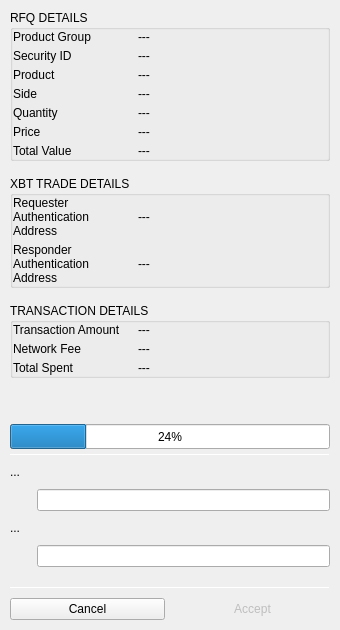
<?xml version="1.0" encoding="UTF-8"?>
<ui version="4.0">
 <class>XBTSettlementTransactionWidget</class>
 <widget class="QWidget" name="XBTSettlementTransactionWidget">
  <property name="geometry">
   <rect>
    <x>0</x>
    <y>0</y>
    <width>340</width>
    <height>630</height>
   </rect>
  </property>
  <property name="sizePolicy">
   <sizepolicy hsizetype="Fixed" vsizetype="Fixed">
    <horstretch>0</horstretch>
    <verstretch>0</verstretch>
   </sizepolicy>
  </property>
  <property name="minimumSize">
   <size>
    <width>340</width>
    <height>630</height>
   </size>
  </property>
  <property name="windowTitle">
   <string>Form</string>
  </property>
  <layout class="QVBoxLayout" name="verticalLayout_2">
   <property name="spacing">
    <number>0</number>
   </property>
   <property name="leftMargin">
    <number>0</number>
   </property>
   <property name="topMargin">
    <number>0</number>
   </property>
   <property name="rightMargin">
    <number>0</number>
   </property>
   <property name="bottomMargin">
    <number>0</number>
   </property>
   <item>
    <widget class="QWidget" name="verticalWidget_3" native="true">
     <property name="sizePolicy">
      <sizepolicy hsizetype="Preferred" vsizetype="Expanding">
       <horstretch>0</horstretch>
       <verstretch>0</verstretch>
      </sizepolicy>
     </property>
     <property name="minimumSize">
      <size>
       <width>0</width>
       <height>0</height>
      </size>
     </property>
     <property name="maximumSize">
      <size>
       <width>16777215</width>
       <height>16777215</height>
      </size>
     </property>
     <layout class="QVBoxLayout" name="verticalLayout">
      <property name="spacing">
       <number>15</number>
      </property>
      <property name="leftMargin">
       <number>10</number>
      </property>
      <property name="topMargin">
       <number>10</number>
      </property>
      <property name="rightMargin">
       <number>10</number>
      </property>
      <property name="bottomMargin">
       <number>5</number>
      </property>
      <item>
       <widget class="QGroupBox" name="groupBoxRFQDetails">
        <property name="title">
         <string>RFQ DETAILS</string>
        </property>
        <layout class="QVBoxLayout" name="verticalLayout_5">
         <property name="spacing">
          <number>5</number>
         </property>
         <property name="leftMargin">
          <number>0</number>
         </property>
         <property name="topMargin">
          <number>0</number>
         </property>
         <property name="rightMargin">
          <number>0</number>
         </property>
         <property name="bottomMargin">
          <number>0</number>
         </property>
         <item>
          <widget class="QWidget" name="horizontalWidget_3" native="true">
           <property name="minimumSize">
            <size>
             <width>0</width>
             <height>0</height>
            </size>
           </property>
           <layout class="QHBoxLayout" name="horizontalLayout_2">
            <property name="spacing">
             <number>5</number>
            </property>
            <property name="leftMargin">
             <number>0</number>
            </property>
            <property name="topMargin">
             <number>0</number>
            </property>
            <property name="rightMargin">
             <number>0</number>
            </property>
            <property name="bottomMargin">
             <number>0</number>
            </property>
            <item>
             <widget class="QLabel" name="label">
              <property name="sizePolicy">
               <sizepolicy hsizetype="Fixed" vsizetype="Preferred">
                <horstretch>0</horstretch>
                <verstretch>0</verstretch>
               </sizepolicy>
              </property>
              <property name="minimumSize">
               <size>
                <width>120</width>
                <height>0</height>
               </size>
              </property>
              <property name="maximumSize">
               <size>
                <width>120</width>
                <height>16777215</height>
               </size>
              </property>
              <property name="text">
               <string>Product Group</string>
              </property>
              <property name="wordWrap">
               <bool>true</bool>
              </property>
             </widget>
            </item>
            <item>
             <widget class="QLabel" name="labelProductGroup">
              <property name="sizePolicy">
               <sizepolicy hsizetype="Expanding" vsizetype="Preferred">
                <horstretch>0</horstretch>
                <verstretch>0</verstretch>
               </sizepolicy>
              </property>
              <property name="text">
               <string>---</string>
              </property>
              <property name="whiteLabel" stdset="0">
               <bool>true</bool>
              </property>
             </widget>
            </item>
           </layout>
          </widget>
         </item>
         <item>
          <widget class="QWidget" name="horizontalWidget_6" native="true">
           <property name="minimumSize">
            <size>
             <width>0</width>
             <height>0</height>
            </size>
           </property>
           <layout class="QHBoxLayout" name="horizontalLayout_3">
            <property name="spacing">
             <number>5</number>
            </property>
            <property name="leftMargin">
             <number>0</number>
            </property>
            <property name="topMargin">
             <number>0</number>
            </property>
            <property name="rightMargin">
             <number>0</number>
            </property>
            <property name="bottomMargin">
             <number>0</number>
            </property>
            <item>
             <widget class="QLabel" name="label_3">
              <property name="sizePolicy">
               <sizepolicy hsizetype="Fixed" vsizetype="Preferred">
                <horstretch>0</horstretch>
                <verstretch>0</verstretch>
               </sizepolicy>
              </property>
              <property name="minimumSize">
               <size>
                <width>120</width>
                <height>0</height>
               </size>
              </property>
              <property name="maximumSize">
               <size>
                <width>120</width>
                <height>16777215</height>
               </size>
              </property>
              <property name="text">
               <string>Security ID</string>
              </property>
              <property name="wordWrap">
               <bool>true</bool>
              </property>
             </widget>
            </item>
            <item>
             <widget class="QLabel" name="labelSecurityID">
              <property name="sizePolicy">
               <sizepolicy hsizetype="Expanding" vsizetype="Preferred">
                <horstretch>0</horstretch>
                <verstretch>0</verstretch>
               </sizepolicy>
              </property>
              <property name="text">
               <string>---</string>
              </property>
              <property name="whiteLabel" stdset="0">
               <bool>true</bool>
              </property>
             </widget>
            </item>
           </layout>
          </widget>
         </item>
         <item>
          <widget class="QWidget" name="horizontalWidget_4" native="true">
           <property name="minimumSize">
            <size>
             <width>0</width>
             <height>0</height>
            </size>
           </property>
           <layout class="QHBoxLayout" name="horizontalLayout_4">
            <property name="spacing">
             <number>5</number>
            </property>
            <property name="leftMargin">
             <number>0</number>
            </property>
            <property name="topMargin">
             <number>0</number>
            </property>
            <property name="rightMargin">
             <number>0</number>
            </property>
            <property name="bottomMargin">
             <number>0</number>
            </property>
            <item>
             <widget class="QLabel" name="label_4">
              <property name="sizePolicy">
               <sizepolicy hsizetype="Fixed" vsizetype="Preferred">
                <horstretch>0</horstretch>
                <verstretch>0</verstretch>
               </sizepolicy>
              </property>
              <property name="minimumSize">
               <size>
                <width>120</width>
                <height>0</height>
               </size>
              </property>
              <property name="maximumSize">
               <size>
                <width>120</width>
                <height>16777215</height>
               </size>
              </property>
              <property name="text">
               <string>Product</string>
              </property>
              <property name="wordWrap">
               <bool>true</bool>
              </property>
             </widget>
            </item>
            <item>
             <widget class="QLabel" name="labelProduct">
              <property name="sizePolicy">
               <sizepolicy hsizetype="Expanding" vsizetype="Preferred">
                <horstretch>0</horstretch>
                <verstretch>0</verstretch>
               </sizepolicy>
              </property>
              <property name="text">
               <string>---</string>
              </property>
              <property name="whiteLabel" stdset="0">
               <bool>true</bool>
              </property>
             </widget>
            </item>
           </layout>
          </widget>
         </item>
         <item>
          <widget class="QWidget" name="horizontalWidget_5" native="true">
           <property name="minimumSize">
            <size>
             <width>0</width>
             <height>0</height>
            </size>
           </property>
           <layout class="QHBoxLayout" name="horizontalLayout_5">
            <property name="spacing">
             <number>5</number>
            </property>
            <property name="leftMargin">
             <number>0</number>
            </property>
            <property name="topMargin">
             <number>0</number>
            </property>
            <property name="rightMargin">
             <number>0</number>
            </property>
            <property name="bottomMargin">
             <number>0</number>
            </property>
            <item>
             <widget class="QLabel" name="label_5">
              <property name="sizePolicy">
               <sizepolicy hsizetype="Fixed" vsizetype="Preferred">
                <horstretch>0</horstretch>
                <verstretch>0</verstretch>
               </sizepolicy>
              </property>
              <property name="minimumSize">
               <size>
                <width>120</width>
                <height>0</height>
               </size>
              </property>
              <property name="maximumSize">
               <size>
                <width>120</width>
                <height>16777215</height>
               </size>
              </property>
              <property name="text">
               <string>Side</string>
              </property>
              <property name="wordWrap">
               <bool>true</bool>
              </property>
             </widget>
            </item>
            <item>
             <widget class="QLabel" name="labelSide">
              <property name="sizePolicy">
               <sizepolicy hsizetype="Expanding" vsizetype="Preferred">
                <horstretch>0</horstretch>
                <verstretch>0</verstretch>
               </sizepolicy>
              </property>
              <property name="text">
               <string>---</string>
              </property>
              <property name="whiteLabel" stdset="0">
               <bool>true</bool>
              </property>
             </widget>
            </item>
           </layout>
          </widget>
         </item>
         <item>
          <widget class="QWidget" name="horizontalWidget_7" native="true">
           <property name="minimumSize">
            <size>
             <width>0</width>
             <height>0</height>
            </size>
           </property>
           <layout class="QHBoxLayout" name="horizontalLayout_6">
            <property name="spacing">
             <number>5</number>
            </property>
            <property name="leftMargin">
             <number>0</number>
            </property>
            <property name="topMargin">
             <number>0</number>
            </property>
            <property name="rightMargin">
             <number>0</number>
            </property>
            <property name="bottomMargin">
             <number>0</number>
            </property>
            <item>
             <widget class="QLabel" name="label_6">
              <property name="sizePolicy">
               <sizepolicy hsizetype="Fixed" vsizetype="Preferred">
                <horstretch>0</horstretch>
                <verstretch>0</verstretch>
               </sizepolicy>
              </property>
              <property name="minimumSize">
               <size>
                <width>120</width>
                <height>0</height>
               </size>
              </property>
              <property name="maximumSize">
               <size>
                <width>120</width>
                <height>16777215</height>
               </size>
              </property>
              <property name="text">
               <string>Quantity</string>
              </property>
              <property name="wordWrap">
               <bool>true</bool>
              </property>
             </widget>
            </item>
            <item>
             <widget class="QLabel" name="labelQuantity">
              <property name="sizePolicy">
               <sizepolicy hsizetype="Expanding" vsizetype="Preferred">
                <horstretch>0</horstretch>
                <verstretch>0</verstretch>
               </sizepolicy>
              </property>
              <property name="text">
               <string>---</string>
              </property>
              <property name="whiteLabel" stdset="0">
               <bool>true</bool>
              </property>
             </widget>
            </item>
           </layout>
          </widget>
         </item>
         <item>
          <widget class="QWidget" name="horizontalWidget_8" native="true">
           <property name="minimumSize">
            <size>
             <width>0</width>
             <height>0</height>
            </size>
           </property>
           <layout class="QHBoxLayout" name="horizontalLayout_7">
            <property name="spacing">
             <number>5</number>
            </property>
            <property name="leftMargin">
             <number>0</number>
            </property>
            <property name="topMargin">
             <number>0</number>
            </property>
            <property name="rightMargin">
             <number>0</number>
            </property>
            <property name="bottomMargin">
             <number>0</number>
            </property>
            <item>
             <widget class="QLabel" name="label_7">
              <property name="sizePolicy">
               <sizepolicy hsizetype="Fixed" vsizetype="Preferred">
                <horstretch>0</horstretch>
                <verstretch>0</verstretch>
               </sizepolicy>
              </property>
              <property name="minimumSize">
               <size>
                <width>120</width>
                <height>0</height>
               </size>
              </property>
              <property name="maximumSize">
               <size>
                <width>120</width>
                <height>16777215</height>
               </size>
              </property>
              <property name="text">
               <string>Price</string>
              </property>
              <property name="wordWrap">
               <bool>true</bool>
              </property>
             </widget>
            </item>
            <item>
             <widget class="QLabel" name="labelPrice">
              <property name="sizePolicy">
               <sizepolicy hsizetype="Expanding" vsizetype="Preferred">
                <horstretch>0</horstretch>
                <verstretch>0</verstretch>
               </sizepolicy>
              </property>
              <property name="text">
               <string>---</string>
              </property>
              <property name="whiteLabel" stdset="0">
               <bool>true</bool>
              </property>
             </widget>
            </item>
           </layout>
          </widget>
         </item>
         <item>
          <widget class="QWidget" name="horizontalWidget_9" native="true">
           <property name="minimumSize">
            <size>
             <width>0</width>
             <height>0</height>
            </size>
           </property>
           <layout class="QHBoxLayout" name="horizontalLayout_8">
            <property name="spacing">
             <number>5</number>
            </property>
            <property name="leftMargin">
             <number>0</number>
            </property>
            <property name="topMargin">
             <number>0</number>
            </property>
            <property name="rightMargin">
             <number>0</number>
            </property>
            <property name="bottomMargin">
             <number>0</number>
            </property>
            <item>
             <widget class="QLabel" name="label_8">
              <property name="sizePolicy">
               <sizepolicy hsizetype="Fixed" vsizetype="Preferred">
                <horstretch>0</horstretch>
                <verstretch>0</verstretch>
               </sizepolicy>
              </property>
              <property name="minimumSize">
               <size>
                <width>120</width>
                <height>0</height>
               </size>
              </property>
              <property name="maximumSize">
               <size>
                <width>120</width>
                <height>16777215</height>
               </size>
              </property>
              <property name="text">
               <string>Total Value</string>
              </property>
              <property name="wordWrap">
               <bool>true</bool>
              </property>
             </widget>
            </item>
            <item>
             <widget class="QLabel" name="labelTotalValue">
              <property name="sizePolicy">
               <sizepolicy hsizetype="Expanding" vsizetype="Preferred">
                <horstretch>0</horstretch>
                <verstretch>0</verstretch>
               </sizepolicy>
              </property>
              <property name="text">
               <string>---</string>
              </property>
              <property name="whiteLabel" stdset="0">
               <bool>true</bool>
              </property>
             </widget>
            </item>
           </layout>
          </widget>
         </item>
        </layout>
       </widget>
      </item>
      <item>
       <widget class="QGroupBox" name="groupBox">
        <property name="title">
         <string>XBT TRADE DETAILS</string>
        </property>
        <layout class="QVBoxLayout" name="verticalLayout_6">
         <property name="spacing">
          <number>5</number>
         </property>
         <property name="leftMargin">
          <number>0</number>
         </property>
         <property name="topMargin">
          <number>0</number>
         </property>
         <property name="rightMargin">
          <number>0</number>
         </property>
         <property name="bottomMargin">
          <number>0</number>
         </property>
         <item>
          <widget class="QWidget" name="horizontalWidget" native="true">
           <property name="minimumSize">
            <size>
             <width>0</width>
             <height>0</height>
            </size>
           </property>
           <layout class="QHBoxLayout" name="horizontalLayout_9">
            <property name="spacing">
             <number>5</number>
            </property>
            <property name="leftMargin">
             <number>0</number>
            </property>
            <property name="topMargin">
             <number>0</number>
            </property>
            <property name="rightMargin">
             <number>0</number>
            </property>
            <property name="bottomMargin">
             <number>0</number>
            </property>
            <item>
             <widget class="QLabel" name="label_9">
              <property name="sizePolicy">
               <sizepolicy hsizetype="Fixed" vsizetype="Preferred">
                <horstretch>0</horstretch>
                <verstretch>0</verstretch>
               </sizepolicy>
              </property>
              <property name="minimumSize">
               <size>
                <width>120</width>
                <height>0</height>
               </size>
              </property>
              <property name="maximumSize">
               <size>
                <width>120</width>
                <height>16777215</height>
               </size>
              </property>
              <property name="text">
               <string>Requester Authentication Address</string>
              </property>
              <property name="wordWrap">
               <bool>true</bool>
              </property>
             </widget>
            </item>
            <item>
             <widget class="QLabel" name="labelUserAuthAddress">
              <property name="sizePolicy">
               <sizepolicy hsizetype="Expanding" vsizetype="Preferred">
                <horstretch>0</horstretch>
                <verstretch>0</verstretch>
               </sizepolicy>
              </property>
              <property name="text">
               <string>---</string>
              </property>
              <property name="alignment">
               <set>Qt::AlignLeading|Qt::AlignLeft|Qt::AlignVCenter</set>
              </property>
              <property name="whiteLabel" stdset="0">
               <bool>true</bool>
              </property>
             </widget>
            </item>
           </layout>
          </widget>
         </item>
         <item>
          <widget class="QWidget" name="horizontalWidget_2" native="true">
           <property name="minimumSize">
            <size>
             <width>0</width>
             <height>0</height>
            </size>
           </property>
           <layout class="QHBoxLayout" name="horizontalLayout_10">
            <property name="spacing">
             <number>5</number>
            </property>
            <property name="leftMargin">
             <number>0</number>
            </property>
            <property name="topMargin">
             <number>0</number>
            </property>
            <property name="rightMargin">
             <number>0</number>
            </property>
            <property name="bottomMargin">
             <number>0</number>
            </property>
            <item>
             <widget class="QLabel" name="label_10">
              <property name="sizePolicy">
               <sizepolicy hsizetype="Fixed" vsizetype="Preferred">
                <horstretch>0</horstretch>
                <verstretch>0</verstretch>
               </sizepolicy>
              </property>
              <property name="minimumSize">
               <size>
                <width>120</width>
                <height>0</height>
               </size>
              </property>
              <property name="maximumSize">
               <size>
                <width>120</width>
                <height>16777215</height>
               </size>
              </property>
              <property name="text">
               <string>Responder Authentication Address</string>
              </property>
              <property name="wordWrap">
               <bool>true</bool>
              </property>
             </widget>
            </item>
            <item>
             <widget class="QLabel" name="labelDealerAuthAddress">
              <property name="sizePolicy">
               <sizepolicy hsizetype="Expanding" vsizetype="Preferred">
                <horstretch>0</horstretch>
                <verstretch>0</verstretch>
               </sizepolicy>
              </property>
              <property name="text">
               <string>---</string>
              </property>
              <property name="alignment">
               <set>Qt::AlignLeading|Qt::AlignLeft|Qt::AlignVCenter</set>
              </property>
              <property name="whiteLabel" stdset="0">
               <bool>true</bool>
              </property>
             </widget>
            </item>
           </layout>
          </widget>
         </item>
        </layout>
       </widget>
      </item>
      <item>
       <widget class="QGroupBox" name="groupBox_2">
        <property name="title">
         <string>TRANSACTION DETAILS</string>
        </property>
        <layout class="QVBoxLayout" name="verticalLayout_7">
         <property name="spacing">
          <number>5</number>
         </property>
         <property name="leftMargin">
          <number>0</number>
         </property>
         <property name="topMargin">
          <number>0</number>
         </property>
         <property name="rightMargin">
          <number>0</number>
         </property>
         <property name="bottomMargin">
          <number>0</number>
         </property>
         <item>
          <widget class="QWidget" name="horizontalWidget_10" native="true">
           <property name="minimumSize">
            <size>
             <width>0</width>
             <height>0</height>
            </size>
           </property>
           <layout class="QHBoxLayout" name="horizontalLayout_11">
            <property name="spacing">
             <number>5</number>
            </property>
            <property name="leftMargin">
             <number>0</number>
            </property>
            <property name="topMargin">
             <number>0</number>
            </property>
            <property name="rightMargin">
             <number>0</number>
            </property>
            <property name="bottomMargin">
             <number>0</number>
            </property>
            <item>
             <widget class="QLabel" name="label_11">
              <property name="sizePolicy">
               <sizepolicy hsizetype="Fixed" vsizetype="Preferred">
                <horstretch>0</horstretch>
                <verstretch>0</verstretch>
               </sizepolicy>
              </property>
              <property name="minimumSize">
               <size>
                <width>120</width>
                <height>0</height>
               </size>
              </property>
              <property name="maximumSize">
               <size>
                <width>120</width>
                <height>16777215</height>
               </size>
              </property>
              <property name="text">
               <string>Transaction Amount</string>
              </property>
              <property name="wordWrap">
               <bool>true</bool>
              </property>
             </widget>
            </item>
            <item>
             <widget class="QLabel" name="labelTransactionAmount">
              <property name="sizePolicy">
               <sizepolicy hsizetype="Expanding" vsizetype="Preferred">
                <horstretch>0</horstretch>
                <verstretch>0</verstretch>
               </sizepolicy>
              </property>
              <property name="text">
               <string>---</string>
              </property>
              <property name="whiteLabel" stdset="0">
               <bool>true</bool>
              </property>
             </widget>
            </item>
           </layout>
          </widget>
         </item>
         <item>
          <widget class="QWidget" name="horizontalWidget_11" native="true">
           <property name="minimumSize">
            <size>
             <width>0</width>
             <height>0</height>
            </size>
           </property>
           <layout class="QHBoxLayout" name="horizontalLayout_12">
            <property name="spacing">
             <number>5</number>
            </property>
            <property name="leftMargin">
             <number>0</number>
            </property>
            <property name="topMargin">
             <number>0</number>
            </property>
            <property name="rightMargin">
             <number>0</number>
            </property>
            <property name="bottomMargin">
             <number>0</number>
            </property>
            <item>
             <widget class="QLabel" name="label_12">
              <property name="sizePolicy">
               <sizepolicy hsizetype="Fixed" vsizetype="Preferred">
                <horstretch>0</horstretch>
                <verstretch>0</verstretch>
               </sizepolicy>
              </property>
              <property name="minimumSize">
               <size>
                <width>120</width>
                <height>0</height>
               </size>
              </property>
              <property name="maximumSize">
               <size>
                <width>120</width>
                <height>16777215</height>
               </size>
              </property>
              <property name="text">
               <string>Network Fee</string>
              </property>
              <property name="wordWrap">
               <bool>true</bool>
              </property>
             </widget>
            </item>
            <item>
             <widget class="QLabel" name="labelFee">
              <property name="sizePolicy">
               <sizepolicy hsizetype="Expanding" vsizetype="Preferred">
                <horstretch>0</horstretch>
                <verstretch>0</verstretch>
               </sizepolicy>
              </property>
              <property name="text">
               <string>---</string>
              </property>
              <property name="whiteLabel" stdset="0">
               <bool>true</bool>
              </property>
             </widget>
            </item>
           </layout>
          </widget>
         </item>
         <item>
          <widget class="QWidget" name="horizontalWidget_12" native="true">
           <property name="minimumSize">
            <size>
             <width>0</width>
             <height>0</height>
            </size>
           </property>
           <layout class="QHBoxLayout" name="horizontalLayout_13">
            <property name="spacing">
             <number>5</number>
            </property>
            <property name="leftMargin">
             <number>0</number>
            </property>
            <property name="topMargin">
             <number>0</number>
            </property>
            <property name="rightMargin">
             <number>0</number>
            </property>
            <property name="bottomMargin">
             <number>0</number>
            </property>
            <item>
             <widget class="QLabel" name="labelTotalDescription">
              <property name="sizePolicy">
               <sizepolicy hsizetype="Fixed" vsizetype="Preferred">
                <horstretch>0</horstretch>
                <verstretch>0</verstretch>
               </sizepolicy>
              </property>
              <property name="minimumSize">
               <size>
                <width>120</width>
                <height>0</height>
               </size>
              </property>
              <property name="maximumSize">
               <size>
                <width>120</width>
                <height>16777215</height>
               </size>
              </property>
              <property name="text">
               <string>Total Spent</string>
              </property>
              <property name="wordWrap">
               <bool>true</bool>
              </property>
             </widget>
            </item>
            <item>
             <widget class="QLabel" name="labelTotalAmount">
              <property name="sizePolicy">
               <sizepolicy hsizetype="Expanding" vsizetype="Preferred">
                <horstretch>0</horstretch>
                <verstretch>0</verstretch>
               </sizepolicy>
              </property>
              <property name="minimumSize">
               <size>
                <width>0</width>
                <height>0</height>
               </size>
              </property>
              <property name="maximumSize">
               <size>
                <width>16777215</width>
                <height>16777215</height>
               </size>
              </property>
              <property name="sizeIncrement">
               <size>
                <width>0</width>
                <height>0</height>
               </size>
              </property>
              <property name="text">
               <string>---</string>
              </property>
              <property name="whiteLabel" stdset="0">
               <bool>true</bool>
              </property>
             </widget>
            </item>
           </layout>
          </widget>
         </item>
        </layout>
       </widget>
      </item>
      <item>
       <spacer name="verticalSpacer">
        <property name="orientation">
         <enum>Qt::Vertical</enum>
        </property>
        <property name="sizeHint" stdset="0">
         <size>
          <width>20</width>
          <height>40</height>
         </size>
        </property>
       </spacer>
      </item>
      <item>
       <widget class="QProgressBar" name="progressBar">
        <property name="minimumSize">
         <size>
          <width>0</width>
          <height>25</height>
         </size>
        </property>
        <property name="maximumSize">
         <size>
          <width>16777215</width>
          <height>25</height>
         </size>
        </property>
        <property name="value">
         <number>24</number>
        </property>
       </widget>
      </item>
     </layout>
    </widget>
   </item>
   <item>
    <widget class="QWidget" name="verticalWidget" native="true">
     <property name="minimumSize">
      <size>
       <width>0</width>
       <height>0</height>
      </size>
     </property>
     <property name="darkOverlay" stdset="0">
      <bool>true</bool>
     </property>
     <layout class="QVBoxLayout" name="verticalLayout_4">
      <property name="spacing">
       <number>10</number>
      </property>
      <property name="leftMargin">
       <number>10</number>
      </property>
      <property name="topMargin">
       <number>0</number>
      </property>
      <property name="rightMargin">
       <number>10</number>
      </property>
      <property name="bottomMargin">
       <number>0</number>
      </property>
      <item>
       <widget class="Line" name="line">
        <property name="minimumSize">
         <size>
          <width>0</width>
          <height>1</height>
         </size>
        </property>
        <property name="maximumSize">
         <size>
          <width>16777215</width>
          <height>1</height>
         </size>
        </property>
        <property name="orientation">
         <enum>Qt::Horizontal</enum>
        </property>
       </widget>
      </item>
      <item>
       <widget class="QLabel" name="labelHintPassword">
        <property name="text">
         <string>...</string>
        </property>
        <property name="wordWrap">
         <bool>true</bool>
        </property>
        <property name="italicLabel" stdset="0">
         <bool>false</bool>
        </property>
       </widget>
      </item>
      <item>
       <widget class="QWidget" name="horizontalWidgetPassword" native="true">
        <layout class="QHBoxLayout" name="horizontalLayout_14">
         <property name="spacing">
          <number>5</number>
         </property>
         <property name="leftMargin">
          <number>0</number>
         </property>
         <property name="topMargin">
          <number>0</number>
         </property>
         <property name="rightMargin">
          <number>0</number>
         </property>
         <property name="bottomMargin">
          <number>0</number>
         </property>
         <item>
          <widget class="QLabel" name="label_13">
           <property name="minimumSize">
            <size>
             <width>22</width>
             <height>22</height>
            </size>
           </property>
           <property name="maximumSize">
            <size>
             <width>22</width>
             <height>22</height>
            </size>
           </property>
           <property name="text">
            <string/>
           </property>
           <property name="pixmap">
            <pixmap resource="armory.qrc">:/resources/sign@2x.png</pixmap>
           </property>
           <property name="scaledContents">
            <bool>true</bool>
           </property>
           <property name="alignment">
            <set>Qt::AlignCenter</set>
           </property>
          </widget>
         </item>
         <item>
          <widget class="QLineEdit" name="lineEditPassword">
           <property name="echoMode">
            <enum>QLineEdit::Password</enum>
           </property>
           <property name="signInput" stdset="0">
            <bool>true</bool>
           </property>
          </widget>
         </item>
        </layout>
       </widget>
      </item>
      <item>
       <widget class="QLabel" name="labelHintAuthPassword">
        <property name="text">
         <string>...</string>
        </property>
        <property name="italicLabel" stdset="0">
         <bool>false</bool>
        </property>
       </widget>
      </item>
      <item>
       <widget class="QWidget" name="horizontalWidgetAuthPassword" native="true">
        <layout class="QHBoxLayout" name="horizontalLayout_15">
         <property name="spacing">
          <number>5</number>
         </property>
         <property name="leftMargin">
          <number>0</number>
         </property>
         <property name="topMargin">
          <number>0</number>
         </property>
         <property name="rightMargin">
          <number>0</number>
         </property>
         <property name="bottomMargin">
          <number>0</number>
         </property>
         <item>
          <widget class="QLabel" name="label_2">
           <property name="minimumSize">
            <size>
             <width>22</width>
             <height>22</height>
            </size>
           </property>
           <property name="maximumSize">
            <size>
             <width>22</width>
             <height>22</height>
            </size>
           </property>
           <property name="text">
            <string/>
           </property>
           <property name="pixmap">
            <pixmap resource="armory.qrc">:/resources/sign@2x.png</pixmap>
           </property>
           <property name="scaledContents">
            <bool>true</bool>
           </property>
           <property name="alignment">
            <set>Qt::AlignCenter</set>
           </property>
          </widget>
         </item>
         <item>
          <widget class="QLineEdit" name="lineEditAuthPassword">
           <property name="echoMode">
            <enum>QLineEdit::Password</enum>
           </property>
           <property name="signInput" stdset="0">
            <bool>true</bool>
           </property>
          </widget>
         </item>
        </layout>
       </widget>
      </item>
      <item>
       <widget class="QWidget" name="verticalWidget_2" native="true">
        <property name="sizePolicy">
         <sizepolicy hsizetype="Preferred" vsizetype="Fixed">
          <horstretch>0</horstretch>
          <verstretch>0</verstretch>
         </sizepolicy>
        </property>
        <property name="minimumSize">
         <size>
          <width>0</width>
          <height>0</height>
         </size>
        </property>
        <layout class="QVBoxLayout" name="verticalLayout_3">
         <property name="spacing">
          <number>3</number>
         </property>
         <property name="leftMargin">
          <number>0</number>
         </property>
         <property name="topMargin">
          <number>0</number>
         </property>
         <property name="rightMargin">
          <number>0</number>
         </property>
         <property name="bottomMargin">
          <number>0</number>
         </property>
        </layout>
       </widget>
      </item>
      <item>
       <widget class="Line" name="line_2">
        <property name="minimumSize">
         <size>
          <width>0</width>
          <height>1</height>
         </size>
        </property>
        <property name="maximumSize">
         <size>
          <width>16777215</width>
          <height>1</height>
         </size>
        </property>
        <property name="orientation">
         <enum>Qt::Horizontal</enum>
        </property>
       </widget>
      </item>
     </layout>
    </widget>
   </item>
   <item>
    <widget class="QWidget" name="widget" native="true">
     <property name="sizePolicy">
      <sizepolicy hsizetype="Preferred" vsizetype="Fixed">
       <horstretch>0</horstretch>
       <verstretch>0</verstretch>
      </sizepolicy>
     </property>
     <property name="buttonBar" stdset="0">
      <bool>true</bool>
     </property>
     <layout class="QHBoxLayout" name="horizontalLayout">
      <property name="spacing">
       <number>10</number>
      </property>
      <property name="leftMargin">
       <number>10</number>
      </property>
      <property name="topMargin">
       <number>10</number>
      </property>
      <property name="rightMargin">
       <number>10</number>
      </property>
      <property name="bottomMargin">
       <number>10</number>
      </property>
      <item>
       <widget class="QPushButton" name="pushButtonCancel">
        <property name="styleSheet">
         <string notr="true"/>
        </property>
        <property name="text">
         <string>Cancel</string>
        </property>
       </widget>
      </item>
      <item>
       <widget class="QPushButton" name="pushButtonAccept">
        <property name="enabled">
         <bool>false</bool>
        </property>
        <property name="autoFillBackground">
         <bool>false</bool>
        </property>
        <property name="styleSheet">
         <string notr="true"/>
        </property>
        <property name="text">
         <string>Accept</string>
        </property>
        <property name="autoDefault">
         <bool>true</bool>
        </property>
        <property name="default">
         <bool>true</bool>
        </property>
        <property name="flat">
         <bool>true</bool>
        </property>
       </widget>
      </item>
     </layout>
    </widget>
   </item>
  </layout>
 </widget>
 <resources>
  <include location="armory.qrc"/>
 </resources>
 <connections/>
</ui>
